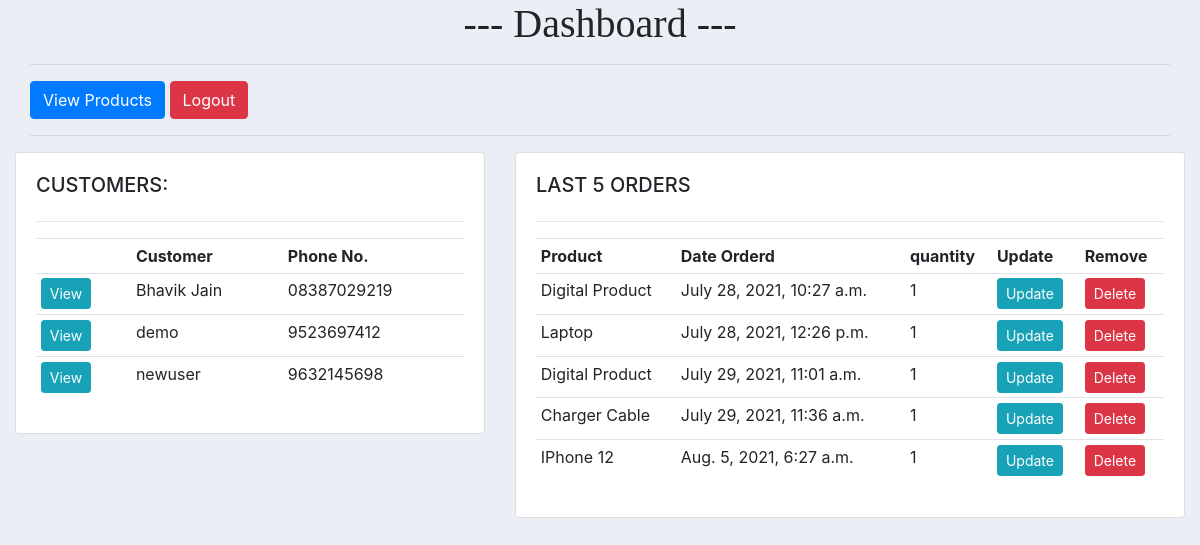
Page /dashboard/ (signed in) on the earlier database version.
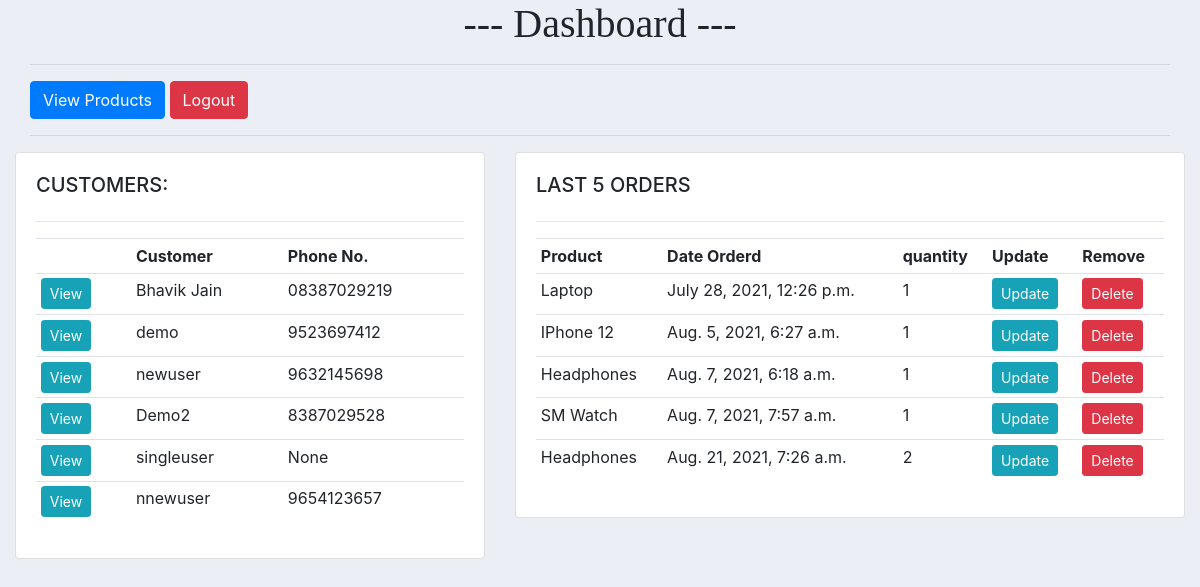
Same page on the later database version.
### store/models.py (models this page shows, shortened)
class Customer(models.Model):
	user = models.OneToOneField(
		User, null=True, blank=True, on_delete=models.CASCADE)
	name = models.CharField(max_length=50, null=True)
	phone = models.CharField(max_length= 200, null = True)
	email = models.CharField(max_length=100)

class OrderItem(models.Model):
	customer = models.ForeignKey(
		Customer, on_delete=models.SET_NULL, null=True, blank=True)
	product = models.ForeignKey(
		Product, on_delete=models.SET_NULL, null=True, blank=True)
	order = models.ForeignKey(
		Order, on_delete=models.SET_NULL, null=True, blank=True)
	quantity = models.IntegerField(default=0, null=True, blank=False)
	date_added = models.DateTimeField(auto_now_add=True)

class Product(models.Model):
	name = models.CharField(max_length=200, null=True)
	price = models.FloatField()
	digital = models.BooleanField(default=False, null=True, blank=False)
	image = models.ImageField(null=True, blank=True)
	def __str__(self):
		return self.name

### store/decorators.py (the view)
    def wrapper_func(request, *args, **kwargs):
        group = None
        if request.user.groups.exists():
            group = request.user.groups.all()[0].name
        if group == 'admin':
            return view_func(request, *args, **kwargs)
        if group != 'admin':
            return redirect('store')

### store/views.py (called while the page is built)
@login_required(login_url='login')
@admin_only
def dashboard(request):
	customers = Customer.objects.all()
	items = OrderItem.objects.all()
	context = {'customers': customers, 'items': items}
	return render(request, 'store/dashboard.html', context)

### store/templates/store/dashboard.html (shortened to what this page needs)
{% load static %}
<!DOCTYPE html>
<html>
    <head>
        <link rel="stylesheet" href="https://stackpath.bootstrapcdn.com/bootstrap/4.3.1/css/bootstrap.min.css">
        <link rel="stylesheet" type="text/css" href="{% static 'css/dashboard.css' %}">
    </head>
<body>
    <div class="container-fluid">
        <div class="row">
            <div class="col">
                <div class="col-md">
                    <h1 class="main-title">--- Dashboard ---</h1>
                    <hr>
                </div>
            </div>
        </div>
        <div class="row">
            <div class="col">
                <div class="col-md">
                    <a href="{% url 'products' %}" class="btn btn-primary">View Products</a>
                    <a href="{% url 'logout' %}" class="btn btn-danger">Logout</a>
                    <hr>
                </div>
            </div>
        </div>
        <div class="row">
            <div class="col-md-5">
                <div class="card card-body">
                    <h5>CUSTOMERS:</h5>
                    <hr>
                    <table class="table table-sm">
                        <tr>
                            <th></th>
                            <th>Customer</th>
                            <th>Phone No.</th>
                        </tr>
                        {% for i in customers %}
                            <tr>
                                <td><a class="btn btn-sm btn-info" href="{% url 'customer' i.id %}">View</a></td>
                                <td>{{i.name}}</td>
                                <td>{{i.phone}}</td>
                            </tr>
                        {% endfor %}
                    </table>
                </div>
            </div>
            <div class="col-md-7">
                <div class="card card-body">
                    <h5>LAST 5 ORDERS</h5>
                    <hr>
                    <table class="table table-sm">
                        <tr>
                            <th>Product</th>
                            <th>Date Orderd</th>
                            <th>quantity</th>
                            <th>Update</th>
                            <th>Remove</th>
                        </tr>
                        {% for i in items %}
                            {% if forloop.revcounter <= 5 %}
                                <tr>
                                    <td>{{i.product}}</td>
                                    <td>{{i.date_added}}</td>
                                    <td>{{i.quantity}}</td>
                                    <td><a class="btn btn-sm btn-info" href="">Update</a></td>
                                    <td><a class="btn btn-sm btn-danger" href="">Delete</a></td>
                                </tr>
                            {% endif %}
                        {% endfor %}
                    </table>
                </div>
            </div>
        </div>
    </div>
</body>
</html>

Differences in the rows shown:
no longer on this page (row unchanged): OrderItem: product "Digital Product", date_added "July 28, 2021, 10:27 a.m.", quantity "1"
removed OrderItem: product "Digital Product", date_added "July 29, 2021, 11:01 a.m.", quantity "1"
removed OrderItem: product "Charger Cable", date_added "July 29, 2021, 11:36 a.m.", quantity "1"
added Customer: name "Demo2", phone "8387029528"
added Customer: name "singleuser", phone "None"
added Customer: name "nnewuser", phone "9654123657"
added OrderItem: product "Headphones", date_added "Aug. 7, 2021, 6:18 a.m.", quantity "1"
added OrderItem: product "SM Watch", date_added "Aug. 7, 2021, 7:57 a.m.", quantity "1"
added OrderItem: product "Headphones", date_added "Aug. 21, 2021, 7:26 a.m.", quantity "2"
